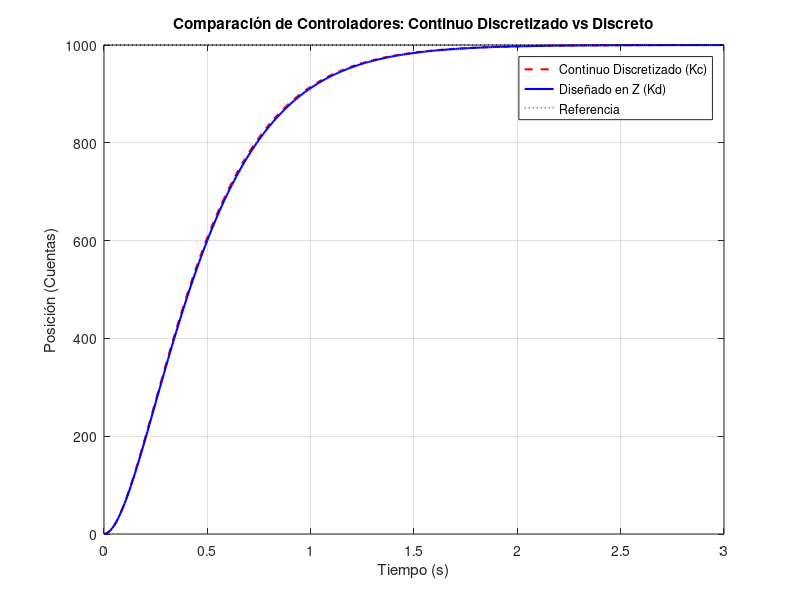

Recreate this plot in MATLAB.
%% LABORATORIO 5: IMPLEMENTACIÓN DE CONTROLADORES
% Sistema: Variador-Motor-Encoder (Unidad de Selección)
% Diseño de Realimentación de Estados: Continuo-Discretizado vs Discreto

clear; clc; close all;

%% 1. DEFINICIÓN DEL MODELO (DATOS LAB 4)
Ts = 0.01; % Periodo de muestreo: 10ms (Configurado en PLC)

% Matrices Continuas (Sentido Adelante)
A = [0.0000  1.0000; 
     0.0000 -3.7638];
B = [0.0000; 
     0.1642];
C = [1 0];
D = 0;

sys_c = ss(A, B, C, D);

%% 2. DISCRETIZACIÓN DE LA PLANTA (ZOH)
% x[k+1] = Phi*x[k] + Gamma*u[k]
sys_d = c2d(sys_c, Ts, 'zoh');
Phi = sys_d.A;
Gamma = sys_d.B;

%% 3. REQUERIMIENTOS Y POLOS DESEADOS
% Se buscan polos en S = -4 (Amortiguamiento crítico, Ts_asentamiento ~ 1s)
p_s = [-4, -4.1]; % Polos en el plano S (ligeramente separados para 'place')

% Mapeo de polos al plano Z: z = exp(s*Ts)
p_z = exp(p_s * Ts);

%% 4. DISEÑO DE CONTROLADORES

% --- CONTROLADOR A: DISEÑO CONTINUO DISCRETIZADO ---
% Se diseña Kc en el dominio S y se aplica directamente al PLC
Kc = place(A, B, p_s);

% Cálculo de Na (Pre-compensación Continua)
% G_cl(0) = 1 => N = -1 / (C * inv(A - B*Kc) * B)
Na = -1 / (C * inv(A - B*Kc) * B);

% --- CONTROLADOR B: DISEÑO EN EL DOMINIO DISCRETO ---
% Se diseña Kd directamente usando las matrices Phi y Gamma
Kd = place(Phi, Gamma, p_z);

% Cálculo de Nd (Pre-compensación Discreta)
% G_cl(1) = 1 => N = 1 / (C * inv(eye(2) - (Phi - Gamma*Kd)) * Gamma)
Nd = 1 / (C * inv(eye(2) - (Phi - Gamma*Kd)) * Gamma);

%% 5. RESULTADOS PARA EL INFORME Y EL PLC
fprintf('=========================================================\n');
fprintf('   RESULTADOS DE DISEÑO - LABORATORIO 5\n');
fprintf('=========================================================\n\n');

fprintf('A. MATRICES DISCRETAS (Ts = 0.01s):\n');
disp('Phi (Matriz de Transición):'); disp(Phi);
disp('Gamma (Matriz de Entrada):'); disp(Gamma);

fprintf('\nB. CONTROLADOR CONTINUO DISCRETIZADO:\n');
fprintf('Ganancias Kc: [%.4f, %.4f]\n', Kc(1), Kc(2));
fprintf('Pre-compensación Na: %.4f\n', Na);

fprintf('\nC. CONTROLADOR DISEÑADO EN Z:\n');
fprintf('Ganancias Kd: [%.4f, %.4f]\n', Kd(1), Kd(2));
fprintf('Pre-compensación Nd: %.4f\n', Nd);

%% 6. SIMULACIÓN Y COMPARACIÓN
t = 0:Ts:3;
r = 1000 * ones(size(t)); % Referencia de 1000 cuentas

% Simulación Lazo Cerrado Discreto A (Kc)
sys_cl_a = ss(Phi - Gamma*Kc, Gamma*Na, C, D, Ts);
y_a = lsim(sys_cl_a, r, t);

% Simulación Lazo Cerrado Discreto B (Kd)
sys_cl_b = ss(Phi - Gamma*Kd, Gamma*Nd, C, D, Ts);
y_b = lsim(sys_cl_b, r, t);

% Graficación
figure;
plot(t, y_a, 'r--', 'LineWidth', 1.5); hold on;
plot(t, y_b, 'b-', 'LineWidth', 1.5);
line([0 3], [1000 1000], 'Color', 'k', 'LineStyle', ':');
title('Comparación de Controladores: Continuo Discretizado vs Discreto');
xlabel('Tiempo (s)'); ylabel('Posición (Cuentas)');
legend('Continuo Discretizado (Kc)', 'Diseñado en Z (Kd)', 'Referencia');
grid on;

fprintf('\nSimulación completada. Ver gráfica para comparar desempeño.\n');
